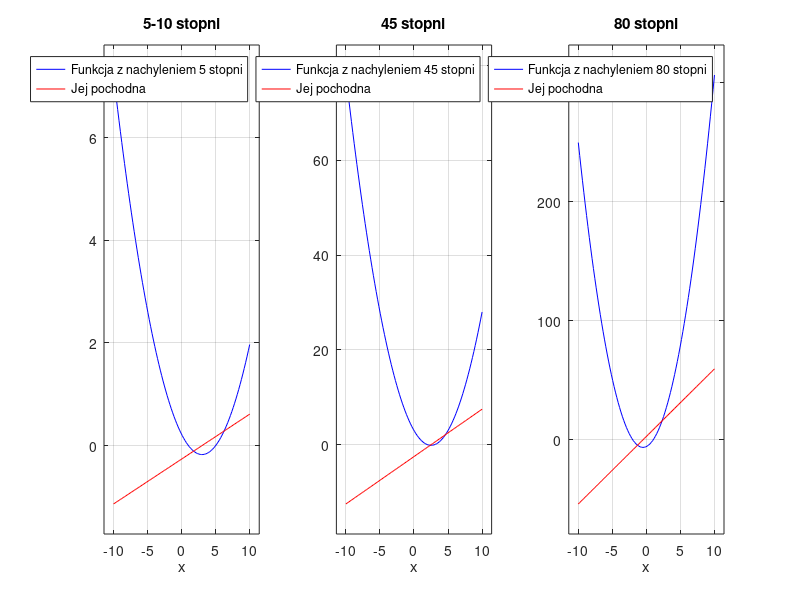

This chart was generated by the following MATLAB code: (Note: this script raises an error after producing the figure.)
% METODA REGULA-FANSI


clear all; close all; clc;

deg_5 = [1, 5];     % miejsca zerowe funkcji
deg_45 = [2, 3];    
deg_80 = [-2, 1];

f_45 = @(x) tan(deg2rad(45))/2 * (x - deg_45(1)) .* (x - deg_45(2));        % definicja funckji
f_5 = @(x) tan(deg2rad(5))/2 * (x - deg_5(1)) .* (x - deg_5(2));
f_80 = @(x) tan(deg2rad(80))/2 * (x - deg_80(1)) .* (x - deg_80(2));

df_45 = @(x) 2 * tan(deg2rad(45))/2 * x - tan(deg2rad(45))/2 * sum(deg_45);     %definicja pochodnych
df_5 = @(x) 2 * tan(deg2rad(5))/2 * x - tan(deg2rad(5))/2 * sum(deg_5);
df_80 = @(x) 2 * tan(deg2rad(80))/2 * x - tan(deg2rad(80))/2 * sum(deg_80);

x = linspace(-10, 10, 100);

figure;

subplot(1, 3, 1);
plot(x, f_5(x), 'b-', x, df_5(x), 'r-');
axis("padded");
title('5-10 stopni'); xlabel('x'); grid on;
legend('Funkcja z nachyleniem 5 stopni', 'Jej pochodna');

subplot(1, 3, 2);
plot(x, f_45(x), 'b-', x, df_45(x), 'r-');
axis("padded");
title('45 stopni'); xlabel('x'); grid on;
legend('Funkcja z nachyleniem 45 stopni', 'Jej pochodna');

subplot(1, 3, 3);
plot(x, f_80(x), 'b-', x, df_80(x), 'r-');
axis("padded");
title('80 stopni'); xlabel('x'); grid on;
legend('Funkcja z nachyleniem 80 stopni', 'Jej pochodna');

pause;
figure;
imshow(imread("regula_falsi.png"));
pause;


it = 12;

bisection_5 = nonlinsolvers(f_5, df_5, 0, 2.5, 'regula-falsi', it);       % szacowanie miejsc zerowcyh za pomocą metoda regula-falsi
bisection_45 = nonlinsolvers(f_45, df_45, 1, 2.9, 'regula-falsi', it);      
bisection_80 = nonlinsolvers(f_80, df_80, 0, 3, 'regula-falsi', it);

figure;
subplot(1, 3, 1);
plot(1:it, bisection_45, 'o-'); xlabel('iter'); ylabel('cb(iter)');
grid on;
title("45 stopni");
subplot(1, 3, 2);
plot(1:it, bisection_5, 'o-'); xlabel('iter'); ylabel('cb(iter)');
grid on;
title("5 stopni");
subplot(1, 3, 3);
plot(1:it, bisection_80, 'o-'); xlabel('iter'); ylabel('cb(iter)');
grid on;
title("80 stopni");

